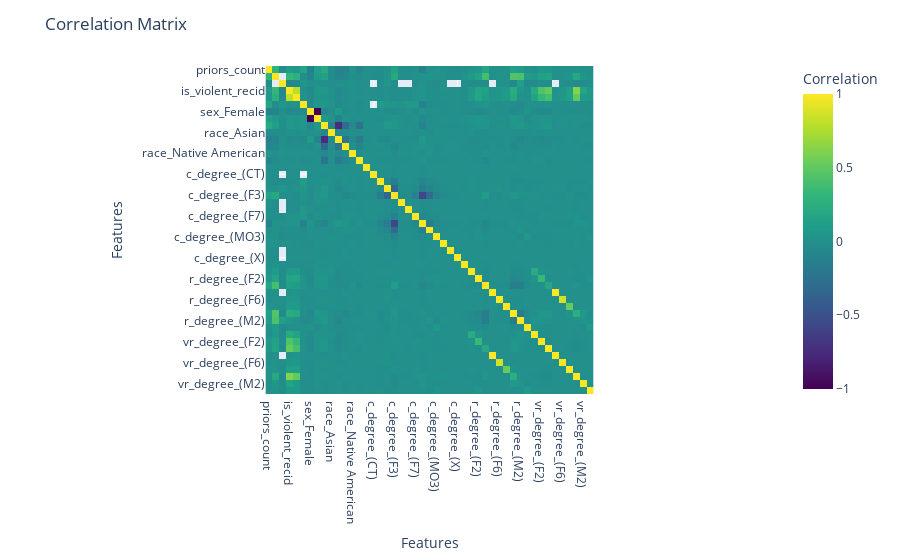

Source (notebook cell):
### Code cell
def plot_correlation_matrix(df):
    """
    Plots a correlation matrix using Matplotlib.
    
    Args:
    df (pandas DataFrame): The DataFrame for which the correlation matrix will be plotted.
    """
    # Calculate the correlation matrix
    corr_matrix = df.corr()

    # Create heatmap with hover tooltips using Plotly Express
    fig = px.imshow(corr_matrix,
                    labels=dict(x="Features", y="Features", color="Correlation"),
                    x=corr_matrix.index,
                    y=corr_matrix.columns,
                    color_continuous_scale='Viridis')

    # Update hover template
    fig.update_traces(hovertemplate='Feature 1: %{y}<br>Feature 2: %{x}<br>Correlation: %{z}<extra></extra>')

    # Set layout
    fig.update_layout(title='Correlation Matrix')

    # Show plot
    fig.show()

plot_correlation_matrix(df_encoded)

### Figure 1 — Plotly figure (JSON) as saved in the notebook; plotly's stock layout.template omitted (floating-point values rounded to 4 significant figures; data arrays with more than 128 entries replaced by an {"elided": "..."} marker saying what was removed)
{"data": [{"coloraxis": "coloraxis", "hovertemplate": "Feature 1: %{y}<br>Feature 2: %{x}<br>Correlation: %{z}<extra></extra>", "name": "0", "type": "heatmap", "x": ["priors_count", "is_recid", "r_days_from_arrest", "is_violent_recid", "event", "duration", "sex_Female", "sex_Male", "race_African-American", "race_Asian", "race_Caucasian", "race_Hispanic", "race_Native American", "race_Other", "c_degree_(CO3)", "c_degree_(CT)", "c_degree_(F1)", "c_degree_(F2)", "c_degree_(F3)", "c_degree_(F5)", "c_degree_(F6)", "c_degree_(F7)", "c_degree_(M1)", "c_degree_(M2)", "c_degree_(MO3)", "c_degree_(NI0)", "c_degree_(TCX)", "c_degree_(X)", "r_degree_(CO3)", "r_degree_(F1)", "r_degree_(F2)", "r_degree_(F3)", "r_degree_(F5)", "r_degree_(F6)", "r_degree_(F7)", "r_degree_(M1)", "r_degree_(M2)", "r_degree_(MO3)", "vr_degree_(F1)", "vr_degree_(F2)", "vr_degree_(F3)", "vr_degree_(F5)", "vr_degree_(F6)", "vr_degree_(F7)", "vr_degree_(M1)", "vr_degree_(M2)", "vr_degree_(MO3)"], "xaxis": "x", "y": ["priors_count", "is_recid", "r_days_from_arrest", "is_violent_recid", "event", "duration", "sex_Female", "sex_Male", "race_African-American", "race_Asian", "race_Caucasian", "race_Hispanic", "race_Native American", "race_Other", "c_degree_(CO3)", "c_degree_(CT)", "c_degree_(F1)", "c_degree_(F2)", "c_degree_(F3)", "c_degree_(F5)", "c_degree_(F6)", "c_degree_(F7)", "c_degree_(M1)", "c_degree_(M2)", "c_degree_(MO3)", "c_degree_(NI0)", "c_degree_(TCX)", "c_degree_(X)", "r_degree_(CO3)", "r_degree_(F1)", "r_degree_(F2)", "r_degree_(F3)", "r_degree_(F5)", "r_degree_(F6)", "r_degree_(F7)", "r_degree_(M1)", "r_degree_(M2)", "r_degree_(MO3)", "vr_degree_(F1)", "vr_degree_(F2)", "vr_degree_(F3)", "vr_degree_(F5)", "vr_degree_(F6)", "vr_degree_(F7)", "vr_degree_(M1)", "vr_degree_(M2)", "vr_degree_(MO3)"], "yaxis": "y", "z": {"elided": "47x47 float values"}}], "layout": {"coloraxis": {"colorbar": {"title": {"text": "Correlation"}}, "colorscale": [[0, "#440154"], [0.1111, "#482878"], [0.2222, "#3e4989"], [0.3333, "#31688e"], [0.4444, "#26828e"], [0.5556, "#1f9e89"], [0.6667, "#35b779"], [0.7778, "#6ece58"], [0.8889, "#b5de2b"], [1, "#fde725"]]}, "margin": {"t": 60}, "title": {"text": "Correlation Matrix"}, "xaxis": {"anchor": "y", "constrain": "domain", "domain": [0, 1], "scaleanchor": "y", "title": {"text": "Features"}}, "yaxis": {"anchor": "x", "autorange": "reversed", "constrain": "domain", "domain": [0, 1], "title": {"text": "Features"}}}}
